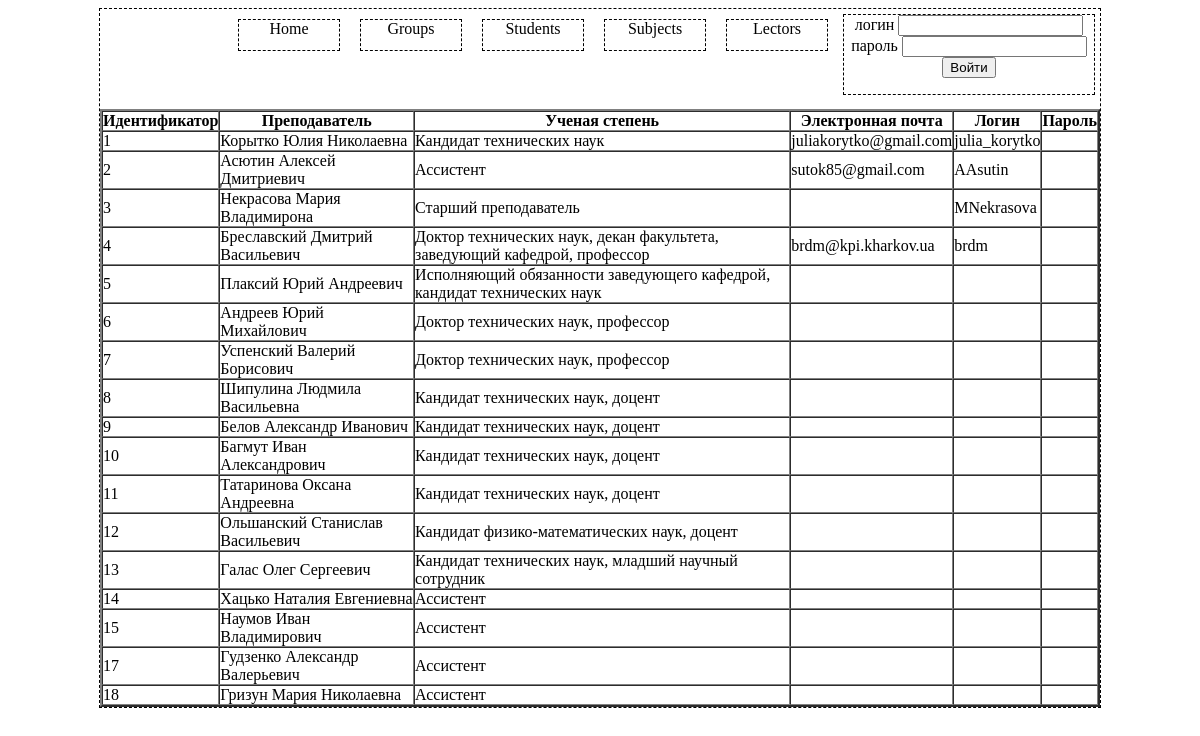
/IT_Project/lectors.php, run on the app's committed database.
### tables this page shows
CREATE TABLE IF NOT EXISTS `lectors` (
  `lector_id` int(10) NOT NULL AUTO_INCREMENT,
  `lector_name` text,
  `lector_position` text,
  `lector_email` text,
  `lector_login` tinytext,
  `lector_password` tinytext,
  PRIMARY KEY (`lector_id`)
);

### IT_Project/lectors.php (the view, shortened to what this page needs)
<?
  if (empty($_GET['page'])){
	  include("index.php");
  } else{
	  $query="Select * from lectors";
		$result=mysql_query($query);
		echo"<table border=2 cellpadding=0 cellspacing=0 >";
		echo"<TR><TH>Идентификатор</TH><TH>Преподаватель</TH><TH>Ученая степень</TH><TH>Электронная почта</TH><TH>Логин</TH><TH>Пароль</TH></TR>";
		while($row=mysql_fetch_array($result))
		{
		echo"<tr><td>".$row['lector_id']."</td><td>".$row['lector_name']."</td><td>".$row['lector_position']."</td><td>".$row['lector_email']."</td>
		<td>".$row['lector_login']."</td><td>".$row['lector_password']."</td></tr>";
		};
		echo"</table>";
	}
?>

### data on the page
lectors: lector_id "1", lector_name "Корытко Юлия Николаевна", lector_position "Кандидат технических наук", lector_email "juliakorytko@gmail.com", lector_login "julia_korytko"
lectors: lector_id "2", lector_name "Асютин Алексей Дмитриевич", lector_position "Ассистент", lector_email "sutok85@gmail.com", lector_login "AAsutin"
lectors: lector_id "3", lector_name "Некрасова Мария Владимирона", lector_position "Старший преподаватель", lector_login "MNekrasova"
lectors: lector_id "4", lector_name "Бреславский Дмитрий Васильевич", lector_position "Доктор технических наук, декан факультета, заведующий кафедрой, профессор", lector_email "brdm@kpi.kharkov.ua", lector_login "brdm"
lectors: lector_id "5", lector_name "Плаксий Юрий Андреевич", lector_position "Исполняющий обязанности заведующего кафедрой, кандидат технических наук"
lectors: lector_id "6", lector_name "Андреев Юрий Михайлович", lector_position "Доктор технических наук, профессор"
lectors: lector_id "7", lector_name "Успенский Валерий Борисович", lector_position "Доктор технических наук, профессор"
lectors: lector_id "8", lector_name "Шипулина Людмила Васильевна", lector_position "Кандидат технических наук, доцент"
lectors: lector_id "9", lector_name "Белов Александр Иванович", lector_position "Кандидат технических наук, доцент"
lectors: lector_id "10", lector_name "Багмут Иван Александрович", lector_position "Кандидат технических наук, доцент"
lectors: lector_id "11", lector_name "Татаринова Оксана Андреевна", lector_position "Кандидат технических наук, доцент"
lectors: lector_id "12", lector_name "Ольшанский Станислав Васильевич", lector_position "Кандидат физико-математических наук, доцент"
lectors: lector_id "13", lector_name "Галас Олег Сергеевич", lector_position "Кандидат технических наук, младший научный сотрудник"
lectors: lector_id "14", lector_name "Хацько Наталия Евгениевна", lector_position "Ассистент"
lectors: lector_id "15", lector_name "Наумов Иван Владимирович", lector_position "Ассистент"
lectors: lector_id "17", lector_name "Гудзенко Александр Валерьевич", lector_position "Ассистент"
lectors: lector_id "18", lector_name "Гризун Мария Николаевна", lector_position "Ассистент"
